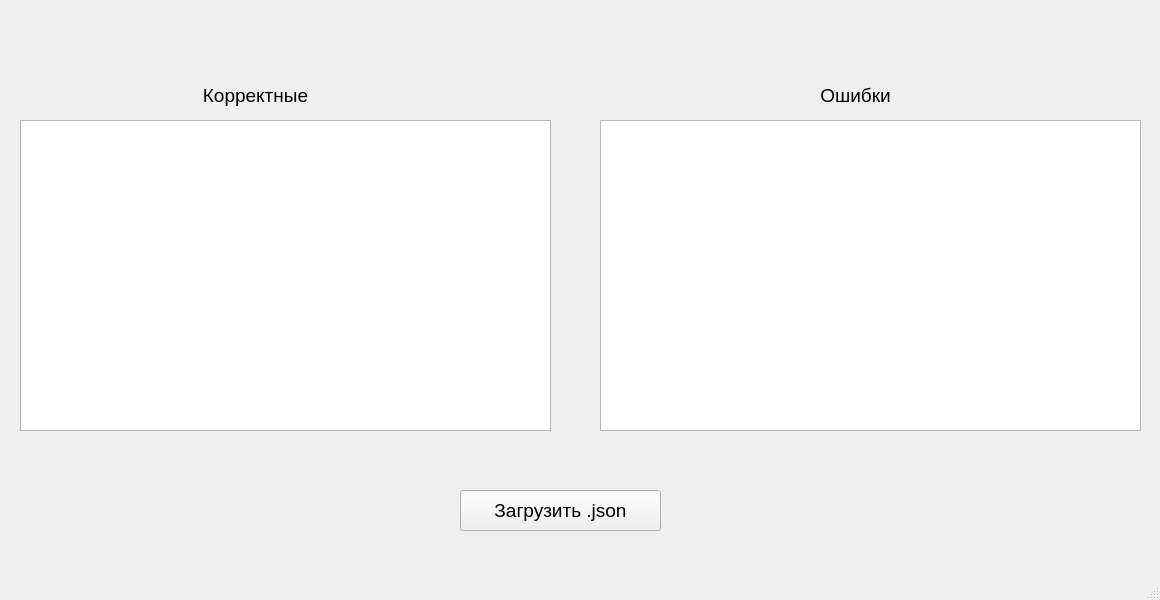
<?xml version="1.0" encoding="UTF-8"?>
<ui version="4.0">
 <class>MainWindow</class>
 <widget class="QMainWindow" name="MainWindow">
  <property name="geometry">
   <rect>
    <x>0</x>
    <y>0</y>
    <width>1160</width>
    <height>600</height>
   </rect>
  </property>
  <property name="windowTitle">
   <string>MainWindow</string>
  </property>
  <widget class="QWidget" name="centralwidget">
   <widget class="QTableWidget" name="Correct">
    <property name="geometry">
     <rect>
      <x>20</x>
      <y>120</y>
      <width>531</width>
      <height>311</height>
     </rect>
    </property>
    <attribute name="horizontalHeaderVisible">
     <bool>true</bool>
    </attribute>
    <attribute name="verticalHeaderVisible">
     <bool>false</bool>
    </attribute>
   </widget>
   <widget class="QTableWidget" name="Wrong">
    <property name="geometry">
     <rect>
      <x>600</x>
      <y>120</y>
      <width>541</width>
      <height>311</height>
     </rect>
    </property>
    <attribute name="horizontalHeaderVisible">
     <bool>true</bool>
    </attribute>
    <attribute name="horizontalHeaderCascadingSectionResizes">
     <bool>true</bool>
    </attribute>
    <attribute name="horizontalHeaderMinimumSectionSize">
     <number>32</number>
    </attribute>
    <attribute name="verticalHeaderVisible">
     <bool>false</bool>
    </attribute>
   </widget>
   <widget class="QLabel" name="CorrectText">
    <property name="geometry">
     <rect>
      <x>160</x>
      <y>80</y>
      <width>191</width>
      <height>31</height>
     </rect>
    </property>
    <property name="font">
     <font>
      <pointsize>14</pointsize>
     </font>
    </property>
    <property name="text">
     <string>Корректные</string>
    </property>
    <property name="alignment">
     <set>Qt::AlignmentFlag::AlignCenter</set>
    </property>
   </widget>
   <widget class="QLabel" name="WrongText">
    <property name="geometry">
     <rect>
      <x>760</x>
      <y>80</y>
      <width>191</width>
      <height>31</height>
     </rect>
    </property>
    <property name="font">
     <font>
      <pointsize>14</pointsize>
     </font>
    </property>
    <property name="text">
     <string>Ошибки</string>
    </property>
    <property name="alignment">
     <set>Qt::AlignmentFlag::AlignCenter</set>
    </property>
   </widget>
   <widget class="QPushButton" name="LoadJson">
    <property name="geometry">
     <rect>
      <x>460</x>
      <y>490</y>
      <width>201</width>
      <height>41</height>
     </rect>
    </property>
    <property name="font">
     <font>
      <pointsize>14</pointsize>
     </font>
    </property>
    <property name="text">
     <string>Загрузить .json</string>
    </property>
   </widget>
  </widget>
  <widget class="QMenuBar" name="menubar">
   <property name="geometry">
    <rect>
     <x>0</x>
     <y>0</y>
     <width>1160</width>
     <height>21</height>
    </rect>
   </property>
  </widget>
  <widget class="QStatusBar" name="statusbar"/>
 </widget>
 <resources/>
 <connections/>
</ui>
